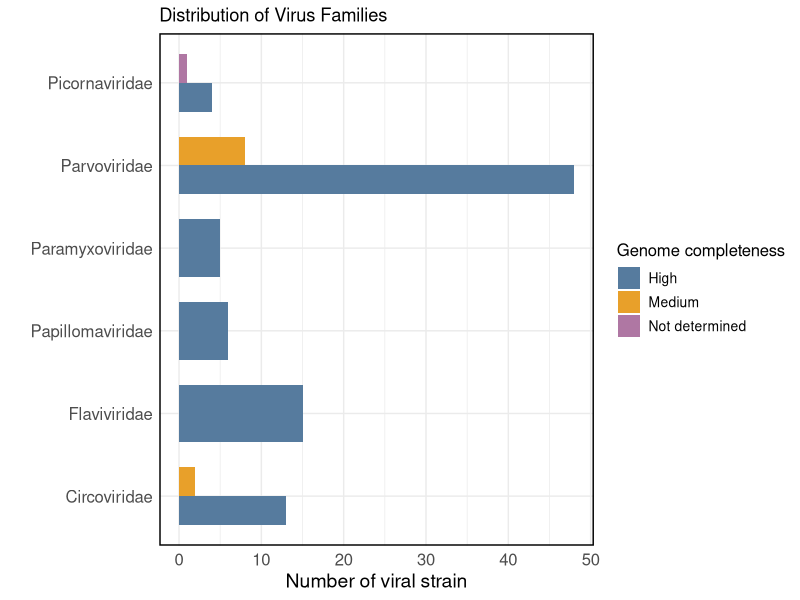

Recreate this plot in R.
library(ggplot2)
library(dplyr)

rm(list=ls())

completeness_data <- read.csv("completeness.csv",header = TRUE)

Family_counts <- completeness_data %>%
  group_by(Family,aai_confidence) %>%
  summarise(Count =n(), .groups = 'drop')

p <- ggplot(Family_counts, aes(x = Count, y = Family, fill = aai_confidence)) +
  geom_bar(stat = "identity", position = position_dodge(), width = 0.7) +
  scale_fill_manual(values = c("High" = "#567B9E", "Medium" = "#E8A02A", "Not determined" = "#AF77A3"))+
  labs(title = "Distribution of Virus Families",
       x = "Number of viral strain", y = "", fill = "Genome completeness") +
  theme_minimal() + 
  theme(
  panel.border = element_rect(colour = "black", fill = NA, size = 1), 
  axis.text.x = element_text(size = 12), 
  axis.text.y = element_text(size = 12), 
  axis.title.x = element_text(size = 14), 
  axis.title.y = element_text(size = 14), 
  legend.title = element_text(size = 12),  
  legend.text = element_text(size = 10)  
)
p
ggsave("Completeness of representative genomes in each viral family.pdf", width = 8, height = 6)

